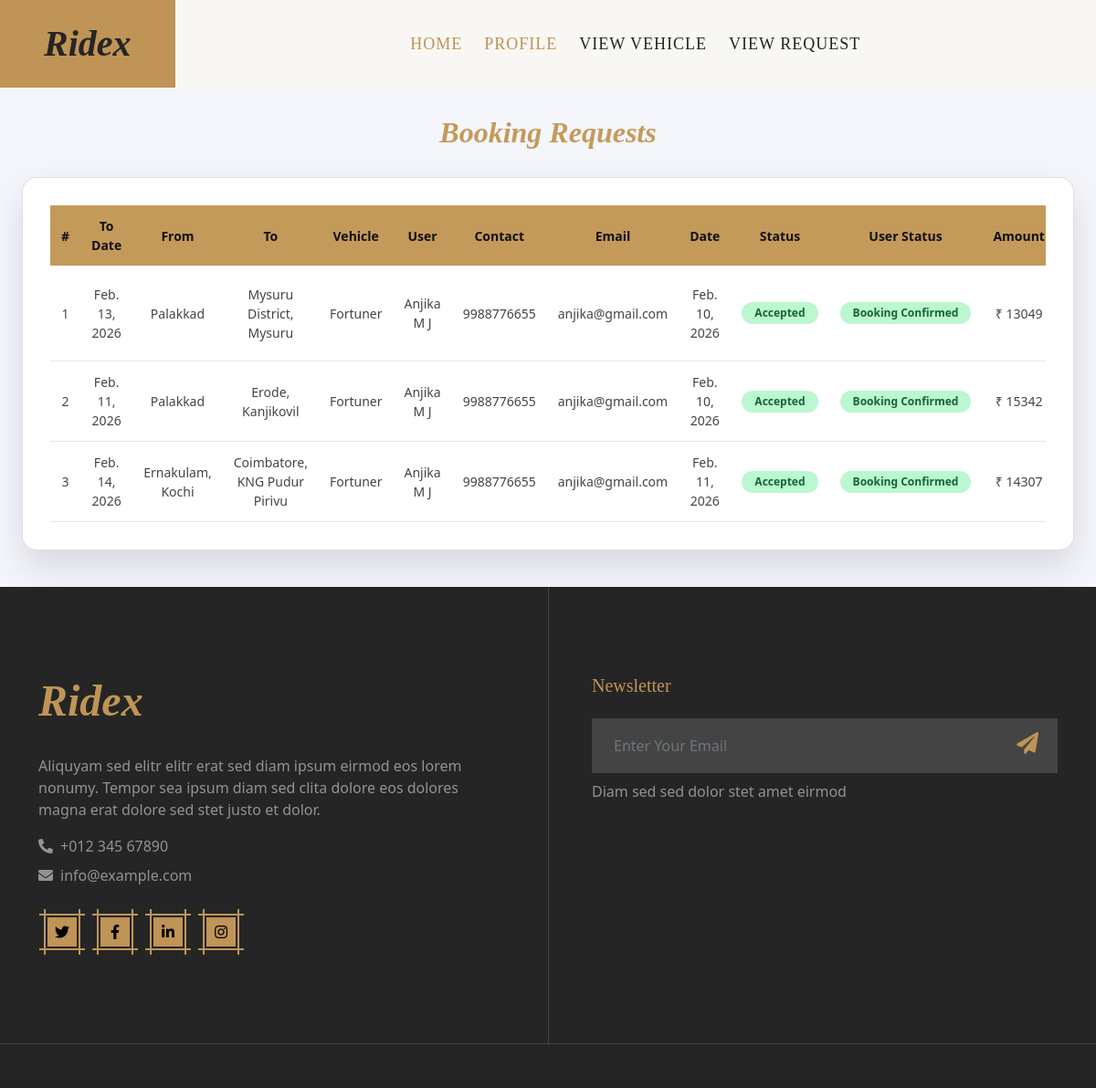
The page /Driver/Requestview/ (signed in) on the database as committed earlier.
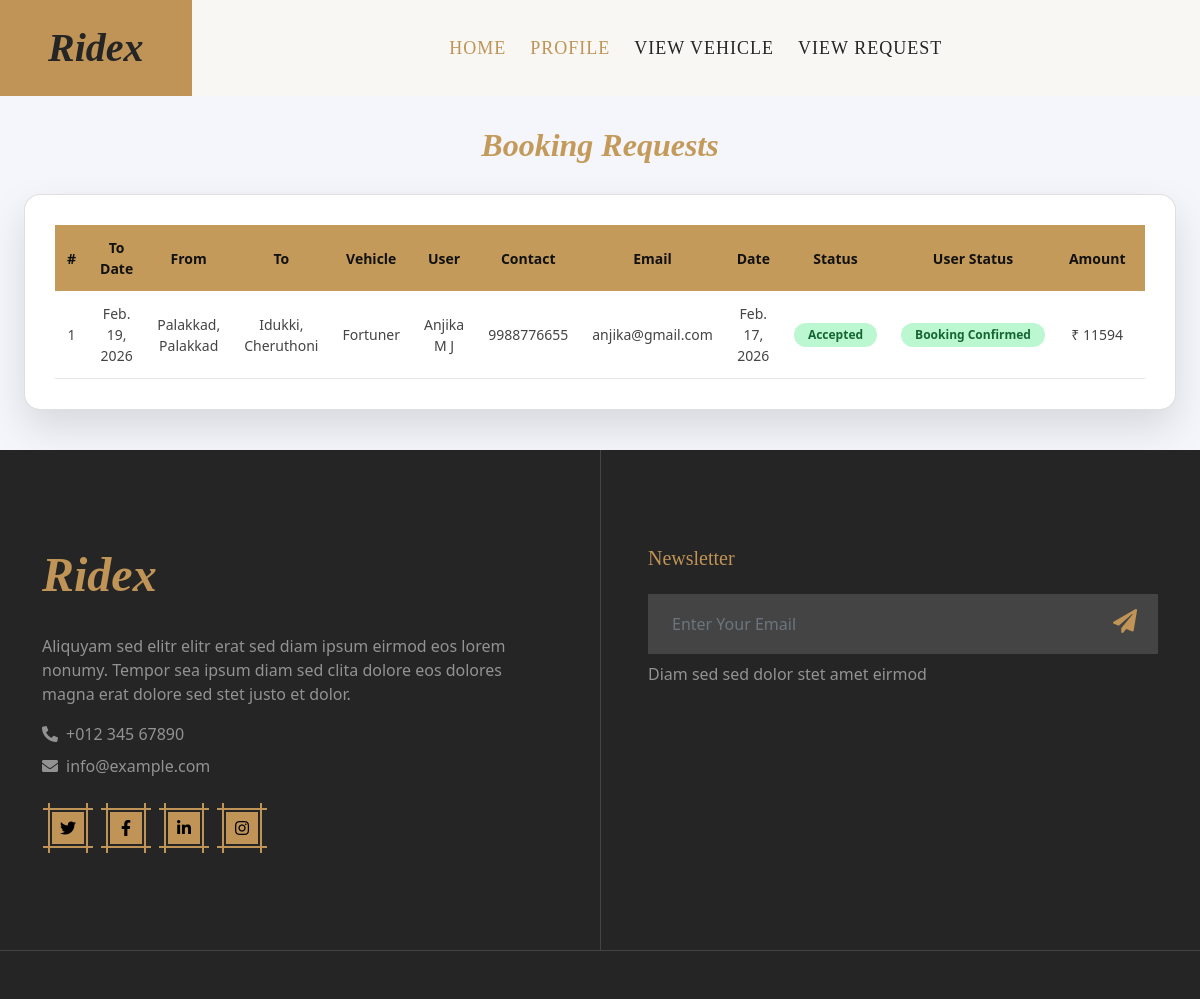
The same page on the database as committed later.
### User/models.py (models this page shows)
class tbl_booking(models.Model):
    booking_date=models.DateField(auto_now_add=True)
    booking_status=models.IntegerField(default=0)
    bookinguser_status=models.IntegerField(default=0)
    booking_amount=models.IntegerField(null=True)
    booking_advance=models.IntegerField(null=True)
    booking_days=models.IntegerField(null=True)
    booking_distance=models.CharField(max_length=50,null=True)
    user=models.ForeignKey(tbl_user, on_delete=models.CASCADE)
    vehicle=models.ForeignKey(tbl_vehicle,on_delete=models.CASCADE)
    booking_fromdate=models.DateField(null=True)
    booking_todate=models.DateField()
    booking_fromplace = models.CharField(max_length=200, null=True)
    booking_toplace = models.CharField(max_length=200, null=True)

### Driver/models.py (models this page shows)
class tbl_vehicle(models.Model):
    vehicle_name=models.CharField(max_length=50)
    vehicle_details=models.CharField(max_length=30)
    vehicle_photo=models.FileField(upload_to='Assets/UserDocs/')
    model=models.ForeignKey(tbl_model,on_delete=models.CASCADE)
    vehicletype=models.ForeignKey(tbl_vehicletype,on_delete=models.CASCADE)
    vehicle_baseprice=models.IntegerField()
    vehicle_kmprice=models.IntegerField()
    vehicle_status=models.IntegerField(default=0)
    vehicle_capasity=models.IntegerField()
    driver=models.ForeignKey(tbl_driver,on_delete=models.CASCADE)

### Guest/models.py (models this page shows)
class tbl_user(models.Model):
    user_name=models.CharField(max_length=50)
    user_gender=models.CharField(max_length=10)
    user_contact=models.CharField(max_length=15)
    user_email=models.CharField(max_length=30)
    user_password=models.CharField(max_length=30)
    user_address=models.CharField(max_length=30)
    user_photo=models.FileField(upload_to='Assets/UserDocs/')
    place=models.ForeignKey(tbl_place,on_delete=models.CASCADE)

### Driver/views.py (the view)
# urls.py: path('Requestview/',views.Requestview,name="Requestview"),
def Requestview(request):
    if "drid" not in request.session:
        return redirect("Guest:Login")
    else:
        driverdata=tbl_driver.objects.get(id=request.session['drid'])
        bookingdata = tbl_booking.objects.filter(vehicle__driver=driverdata)
        acceptbookingdata=tbl_booking.objects.filter(booking_status=1)
        rejectbookingdata=tbl_booking.objects.filter(booking_status=2)
        return render(request,"Driver/Requestview.html",{'bookingdata': bookingdata,'driverdata':driverdata,'acceptbookingdata':acceptbookingdata,'rejectbookingdata':rejectbookingdata})

### Driver/Templates/Driver/Requestview.html (shortened to what this page needs)
{% extends 'Driver/Head.html' %}
{% block content %}
<!DOCTYPE html>
<html lang="en">
<head>
</head>
<body>
    <div class="page-title">
        <h1>Booking Requests</h1>
    </div>
    <div class="card">
        <div class="table-wrapper">
            <table>
                <tr>
                    <th>#</th>
                    <th>To Date</th>
                    <th>From</th>
                    <th>To</th>
                    <th>Vehicle</th>
                    <th>User</th>
                    <th>Contact</th>
                    <th>Email</th>
                    <th>Date</th>
                    <th>Status</th>
                    <th>User Status</th>
                    <th>Amount</th>
                    <th>Payment</th>
                </tr>
                {% for i in bookingdata %}
                <tr>
                    <td>{{forloop.counter}}</td>
                    <td>{{i.booking_todate}}</td>
                    <td>{{i.booking_fromplace}}</td>
                    <td>{{i.booking_toplace}}</td>
                    <td>{{i.vehicle.vehicle_name}}</td>
                    <td>{{i.user.user_name}}</td>
                    <td>{{i.user.user_contact}}</td>
                    <td>{{i.user.user_email}}</td>
                    <td>{{i.booking_date}}</td>
                    <td class="action">
                        {% if i.booking_status == 0 %}
                        <a class="accept" href="{% url 'Driver:acceptbookingdata' i.id %}">Accept</a>
                        <a class="reject" href="{% url 'Driver:rejectbookingdata' i.id %}">Reject</a>
                        {% elif i.booking_status == 1 %}
                        <span class="badge accepted">Accepted</span>
                        {% elif i.booking_status == 2 %}
                        <span class="badge rejected">Rejected</span>
                        {% endif %}
                    </td>
                     <td class="action">
    {% if i.bookinguser_status == 0 %}
        <span class="badge pending">Booked</span>
    {% elif i.bookinguser_status == 2 %}
        <span class="badge rejected">Booking Cancelled</span>
    {% elif i.bookinguser_status == 1 or i.bookinguser_status == 3 or i.bookinguser_status == 4 or i.bookinguser_status == 5 or i.bookinguser_status == 6 %}
        <span class="badge accepted">Booking Confirmed</span>
    {% else %}
        <span class="muted">N/A</span>
    {% endif %}
</td>
                     <td>
                        {% if i.booking_amount %}
                        ₹ {{ i.booking_amount }}
                        {% elif i.booking_status == 2 %}
                        <span class="badge rejected">Rejected</span>
                        {% endif %}
                    </td>
                    <td>
                    </td>
                </tr>
                {% endfor %}
            </table>
        </div>
    </div>
</body>
</html>
{% endblock content %}

Rows that differ between the two databases and show on the page:
removed tbl_booking: booking_todate "Feb. 13, 2026", booking_fromplace "Palakkad", booking_toplace "Mysuru District, Mysuru", vehicle.vehicle_name "Fortuner", user.user_name "Anjika M J", user.user_contact "9988776655", user.user_email "anjika@gmail.com", booking_date "Feb. 10, 2026", booking_status "Accepted", bookinguser_status "Booking Confirmed", booking_amount "13049"
removed tbl_booking: booking_todate "Feb. 11, 2026", booking_fromplace "Palakkad", booking_toplace "Erode, Kanjikovil", vehicle.vehicle_name "Fortuner", user.user_name "Anjika M J", user.user_contact "9988776655", user.user_email "anjika@gmail.com", booking_date "Feb. 10, 2026", booking_status "Accepted", bookinguser_status "Booking Confirmed", booking_amount "15342"
removed tbl_booking: booking_todate "Feb. 14, 2026", booking_fromplace "Ernakulam, Kochi", booking_toplace "Coimbatore, KNG Pudur Pirivu", vehicle.vehicle_name "Fortuner", user.user_name "Anjika M J", user.user_contact "9988776655", user.user_email "anjika@gmail.com", booking_date "Feb. 11, 2026", booking_status "Accepted", bookinguser_status "Booking Confirmed", booking_amount "14307"
added tbl_booking: booking_todate "Feb. 19, 2026", booking_fromplace "Palakkad, Palakkad", booking_toplace "Idukki, Cheruthoni", vehicle.vehicle_name "Fortuner", user.user_name "Anjika M J", user.user_contact "9988776655", user.user_email "anjika@gmail.com", booking_date "Feb. 17, 2026", booking_status "Accepted", bookinguser_status "Booking Confirmed", booking_amount "11594"
